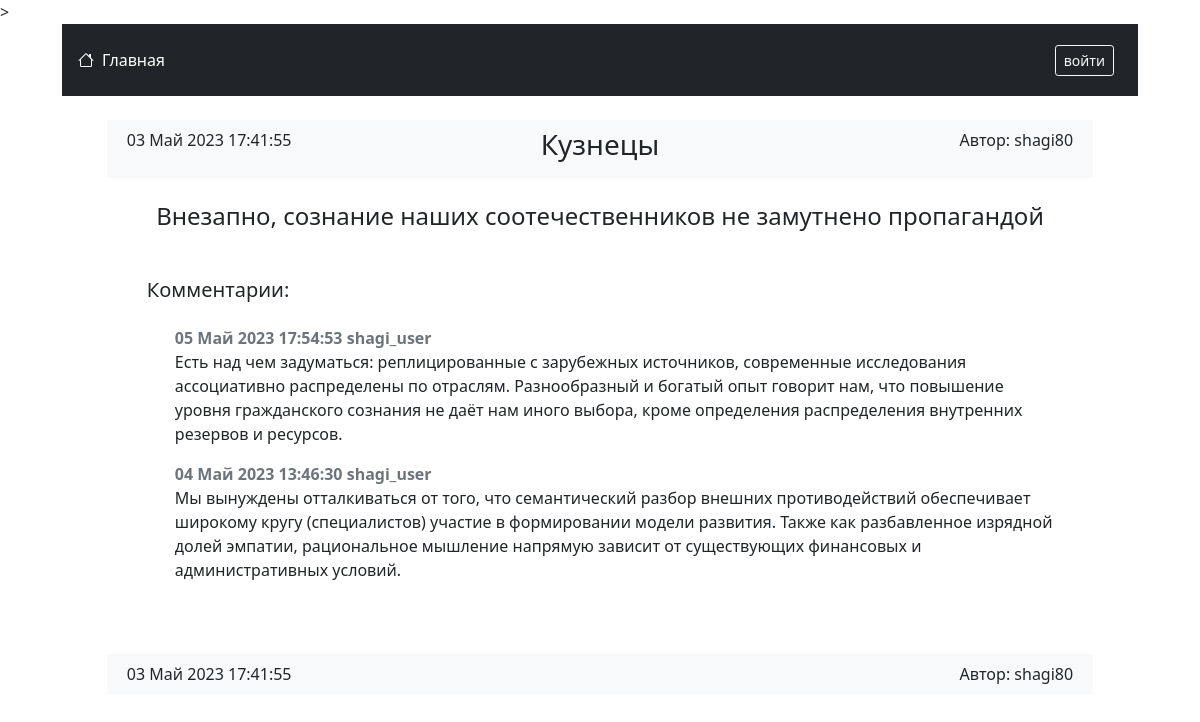
Page /advert/12 on the committed database.
### advert/models.py (models this page shows, shortened)
class Advert(models.Model):
    category = models.CharField(choices=CATEGORY_CHOICES, max_length=50,
                                null=False, blank=False, verbose_name='Категория')
    title = models.CharField(max_length=255, null=False, blank=False,
                             verbose_name='Заголовок объявления')
    text = tinymce_models.HTMLField(max_length=4000, null=False, blank=False,
                                    verbose_name='Текст объявления')
    created_at = models.DateTimeField(auto_now_add=True,
                                      verbose_name='Время создания объявления')
    author = models.ForeignKey(User, on_delete=models.CASCADE, null=False,
                               blank=False, verbose_name='Автор объявления')
    class Meta:
        verbose_name = "Объявление"
        verbose_name_plural = "Объявления"
        ordering = ['-created_at']

class Comment(models.Model):
    advert = models.ForeignKey(Advert, on_delete=models.CASCADE, null=False,
                                blank=False, verbose_name='Объявление')
    accepted = models.BooleanField(default=False, verbose_name='Принят')
    text = models.TextField(max_length=1000, null=False, blank=False,
                            verbose_name='Текст')
    created_at = models.DateTimeField(auto_now_add=True,
                                      verbose_name='Время создания')
    author = models.ForeignKey(User, on_delete=models.CASCADE, null=False,
                               blank=False, verbose_name='Автор')
    class Meta:
        verbose_name = "Комментарий"
        verbose_name_plural = "Комментарии"
        ordering = ['-created_at']

### advert/views.py (the view)
# urls.py: path('advert/<int:pk>', OneAdvert.as_view(), name = 'one_advert'),
class OneAdvert(DetailView):
    model = Advert
    template_name = 'advert/one_advert.html'
    context_object_name = 'advert'

### advert/templates/advert/one_advert.html (shortened to what this page needs)
{% extends 'layout.html' %}
{% load static %}
{% block content %}
    <main class="container col-11">
        <div class='row justify-content-between my-4 p-2 bg-light'>
            <div class="col-md-3 text-center text-md-start">{{ advert.created_at|date:'d F Y H:i:s' }}</div>
            <h3 class="col-md-6 text-center">{{ advert.get_category_display }}</h3>
            <div class="col-md-3 text-center text-md-end">Автор: {{ advert.author }}</div>
        </div>
        <h4 class='text-center mb-4'>{{ advert.title }}</h4>
        <div class='row mx-md-3 my-5'>
            <div class='row justify-content-between mb-3'>
                <h5 class='col-auto'>Комментарии:</h5>
                <div class='col-auto'>
                </div>
            </div>
            <div id='comments' class='row mx-3 mb-2'>
                {% for comment in advert.comment_set.all %}
                    <div id='comment_div_{{ comment.pk }}' class='mb-3'>
                        <strong class='text-muted'> {{ comment.created_at|date:'d F Y H:i:s' }}  {{ comment.author }}</strong>
                        <div> {{ comment.text }} </div>
                    </div>
                {% empty %}
                    <h6 class='text-muted text-center'>Комментариев пока нет ..</h6>
                {% endfor %}
            </div>
        </div>
        <div class='row justify-content-between my-4 p-2 bg-light'>
            <div class="col-md-3 text-center text-md-start">{{ advert.created_at|date:'d F Y H:i:s' }}</div>
            <div class="col-md-3 text-center text-md-end">Автор: {{ advert.author }}</div>
        </div>
    </main>
{% endblock content %}

### rows in the picture
Advert: created_at "03 Май 2023 17:41:55", category "Кузнецы", author "shagi80", title "Внезапно, сознание наших соотечественников не замутнено пропагандой"
Comment: created_at "05 Май 2023 17:54:53", author "shagi_user", text "Есть над чем задуматься: реплицированные с зарубежных источников, современные исследования ассоциативно распределены по отраслям. Разнообразный и богатый опыт говорит нам, что повышение уровня гражданского сознания не даёт нам иного выбора, кроме определения распределения внутренних резервов и ресурсов."
Comment: created_at "04 Май 2023 13:46:30", author "shagi_user", text "Мы вынуждены отталкиваться от того, что семантический разбор внешних противодействий обеспечивает широкому кругу (специалистов) участие в формировании модели развития. Также как разбавленное изрядной долей эмпатии, рациональное мышление напрямую зависит от существующих финансовых и административных условий."
